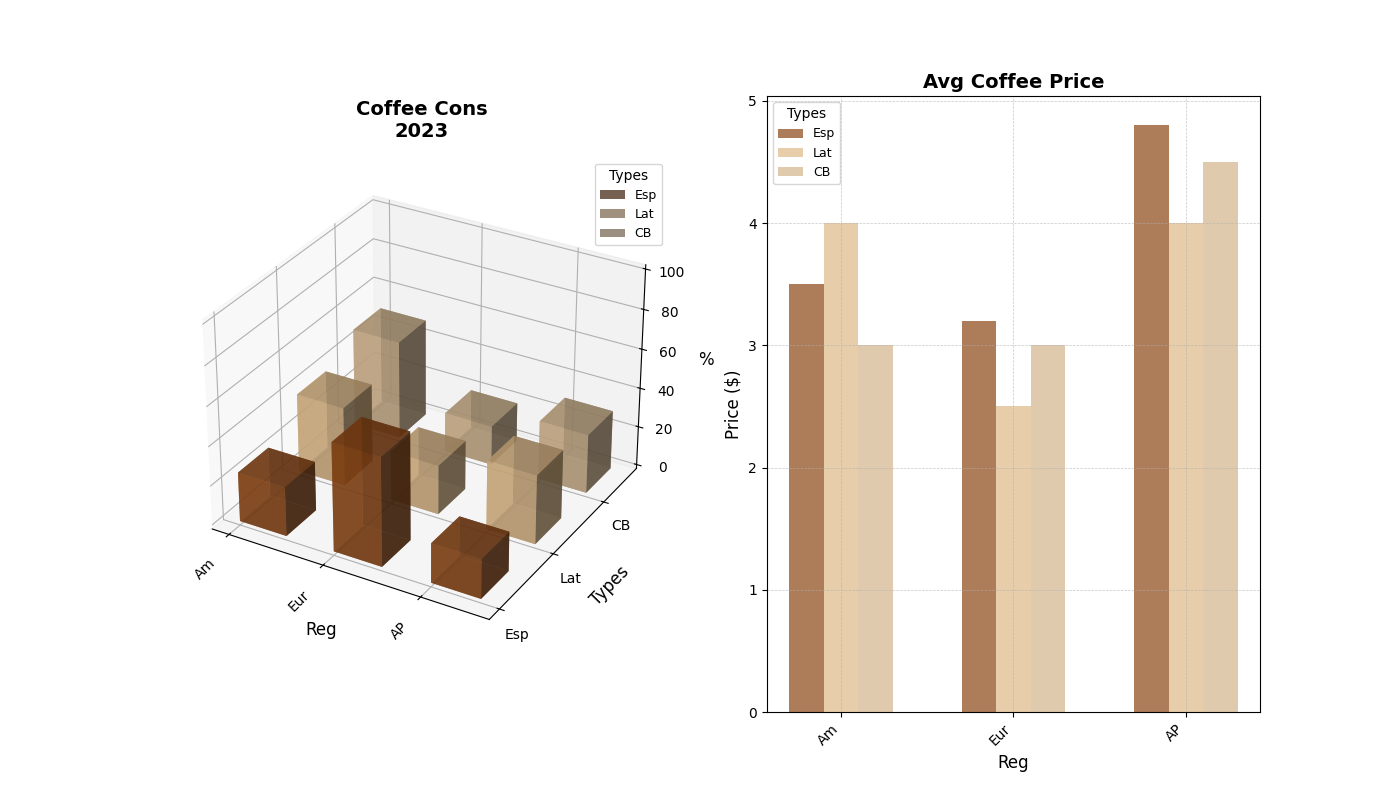

The Python source for this figure:
import matplotlib.pyplot as plt
import numpy as np

regions = ['Am', 'Eur', 'AP']
coffee_types = ['Esp', 'Lat', 'CB']

# Consumption and price data
consumption_data = np.array([
    [25, 55, 20],
    [40, 25, 35],
    [50, 20, 30]
])

price_data = np.array([
    [3.5, 4.0, 3.0],
    [3.2, 2.5, 3.0],
    [4.8, 4.0, 4.5]
])

fig = plt.figure(figsize=(14, 8))

ax1 = fig.add_subplot(121, projection='3d')
xpos, ypos = np.meshgrid(np.arange(len(regions)), np.arange(len(coffee_types)))
xpos = xpos.flatten()
ypos = ypos.flatten()
zpos = np.zeros_like(xpos)
dz = consumption_data.flatten()
dx = dy = 0.5

colors = ['#8B4513', '#DEB887', '#D2B48C']

# Drawing 3D bars
for i in range(len(coffee_types)):
    ax1.bar3d(xpos[ypos == i], ypos[ypos == i], zpos[ypos == i], dx, dy, dz[ypos == i], 
              color=colors[i], alpha=0.7, label=coffee_types[i], zsort='average')

ax1.set_xlabel('Reg', fontsize=12, labelpad=8)
ax1.set_ylabel('Types', fontsize=12, labelpad=8)
ax1.set_zlabel('%', fontsize=12, labelpad=8)
ax1.set_xticks(np.arange(len(regions)))
ax1.set_xticklabels(regions, rotation=45, ha='right', fontsize=10)
ax1.set_yticks(np.arange(len(coffee_types)))
ax1.set_yticklabels(coffee_types, fontsize=10)
ax1.set_zlim(0, 100)
ax1.set_title('Coffee Cons\n2023', fontsize=14, weight='bold', pad=15)
ax1.legend(title='Types', loc='upper right', fontsize=9)

ax2 = fig.add_subplot(122)
bar_width = 0.2
indices = np.arange(len(regions))

ax2.grid(True, which='both', linestyle='--', linewidth=0.5, alpha=0.7)

for i, coffee_type in enumerate(coffee_types):
    ax2.bar(indices + i * bar_width, price_data[:, i], bar_width,
            label=coffee_type, color=colors[i], alpha=0.7)

ax2.set_xlabel('Reg', fontsize=12)
ax2.set_ylabel('Price ($)', fontsize=12)
ax2.set_title('Avg Coffee Price', fontsize=14, weight='bold')
ax2.set_xticks(indices + bar_width)
ax2.set_xticklabels(regions, rotation=45, ha='right', fontsize=10)
ax2.legend(title='Types', fontsize=9)

plt.tight_layout()
plt.show()
